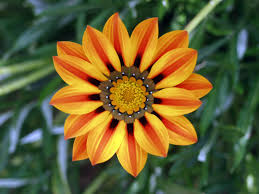
#> input picture test_image.jpg, 259 x 194 px
$ python back_projection.py   (Python 2 division)   (older library calls are emulated)
#> lines starting #> are read from the running program, lines starting #| are printed output that depends on the picture
from scipy import misc
import matplotlib.pyplot as plt
import matplotlib.cm as cm
import numpy as np

#Source for converting to greyscale from https://samarthbhargav.wordpress.com/2014/05/05/
#image-processing-with-python-rgb-to-grayscale-conversion/
def weightedAverage(pixel):
    return 0.299*pixel[0] + 0.587*pixel[1] + 0.114*pixel[2]

im = misc.imread('test_image.jpg')
#> im is the input picture: shape (194, 259, 3); mean R, G, B 102.7, 94.9, 50.8

grey = np.zeros((im.shape[0], im.shape[1]))

for rownum in range(len(im)):
	for colnum in range(len(im[rownum])):
		grey[rownum][colnum] = weightedAverage(im[rownum][colnum])
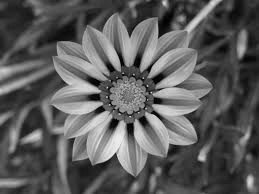
#> grey: shape (194, 259) float64; min 0.228, max 238.7, mean 92.2

#Make it a square!

if grey.shape[0] < grey.shape[1]:
	grey = grey[:, :grey.shape[0]]
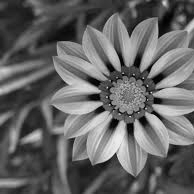
#> grey: shape (194, 194) float64; min 0.228, max 238.7, mean 101.2
else:
	grey = grey[:grey.shape[1], :]

#First projection
p1 = np.zeros(len(grey))
#> p1 = 194 values from 0 to 0
for i in range(len(grey)):
	p1[i] = np.sum(grey[i])
#> after the loop, p1 = 194 values, max 27509.6 at index 137, min 11084.7 at index 13, mean 19625.5
p1_arr = [p1]*len(grey)
#> p1_arr = 194 items
p1_arr = np.transpose(p1_arr)
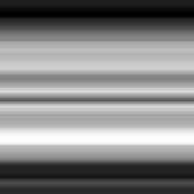
#> p1_arr: shape (194, 194) float64; min 11084.7, max 27509.6, mean 19625.5; drawn with min black and max white

#Second projection
p2 = np.zeros(len(grey)*2 - 1)
#> p2 = 387 values from 0 to 0
for i in range(len(grey)*2 -1):
	p2[i] = np.sum(grey.diagonal(i-(len(grey)-1))) * float(len(grey)) /float(len(grey.diagonal(i-(len(grey)-1))))
#> after the loop, p2 = 387 values, max 25313 at index 285, min 8909.2 at index 368, mean 18419

p2_arr = np.zeros([len(grey), len(grey)])
#> p2_arr: shape (194, 194) float64; every value is 0
for i in range(len(p2_arr)):
	p2_arr[i] = p2[(len(p2)+1)/2-(i+1):len(p2)-i]
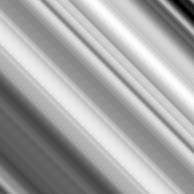
#> p2_arr: shape (194, 194) float64; min 8909.2, max 25313, mean 19625.5; drawn with min black and max white

#plt.show()

#Third projection
p3 = np.zeros(len(grey))
#> p3 = 194 values from 0 to 0
for j in range(len(grey)):
	sum = 0
	for i in range(len(grey)):
		sum = sum + grey[i][j]
	p3[j] = sum
#> after the loop, p3 = 194 values, max 25016.9 at index 123, min 13709.4 at index 27, mean 19625.5

p3_arr = np.array([p3]*len(grey))
#plt.show()

#Fourth projection
grey2 = np.zeros([len(grey), len(grey)])

for i in range(len(grey2)):
	grey2[i] = grey[len(grey)-(1+i)]
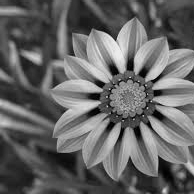
#> grey2: shape (194, 194) float64; min 0.228, max 238.7, mean 101.2

p4 = np.zeros(len(grey2)*2 -1)
#> p4 = 387 values from 0 to 0
for i in range(len(grey2)*2 - 1):
	p4[i] = np.sum(grey2.diagonal(i-(len(grey2)-1))) * float(len(grey)) /float(len(grey.diagonal(i-(len(grey)-1))))
#> after the loop, p4 = 387 values, max 26336.1 at index 281, min 7382.6 at index 17, mean 17621.3

p4_arr = np.zeros([len(grey2), len(grey2)])
for i in range(len(p4_arr)):
	p4_arr[i] = p4[i:len(p4) - (len(p4)+1)/2 +1 + i]
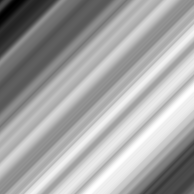
#> p4_arr: shape (194, 194) float64; min 7382.6, max 26336.1, mean 19625.5; drawn with min black and max white

projection_sum1 = np.add(p1_arr, p2_arr)
projection_sum2 = np.add(p3_arr, p4_arr)
projection_sum = np.add(projection_sum1, projection_sum2)
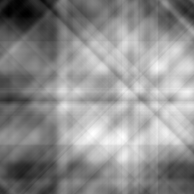
#> projection_sum: shape (194, 194) float64; min 52428.8, max 99200.6, mean 78502.1; drawn with min black and max white

plt.subplot(3, 2, 1)
plt.imshow(p1_arr, cmap = cm.Greys_r)
plt.subplot(3, 2, 2)
plt.imshow(p2_arr, cmap = cm.Greys_r)
plt.subplot(3, 2, 3)
plt.imshow(p3_arr, cmap = cm.Greys_r)
plt.subplot(3, 2, 4)
plt.imshow(p4_arr, cmap = cm.Greys_r)
plt.subplot(3, 2, 5)

plt.imshow(grey, cmap = cm.Greys_r)
plt.subplot(3, 2, 6)
plt.imshow(projection_sum, cmap = cm.Greys_r)
plt.show()
